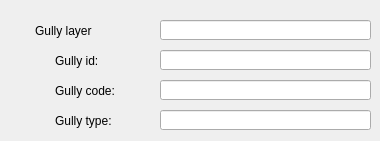
       <widget class="QWidget" name="tab_14">
        <attribute name="title">
         <string>Gully</string>
        </attribute>
        <widget class="QLineEdit" name="gully_id">
         <property name="geometry">
          <rect>
           <x>160</x>
           <y>50</y>
           <width>211</width>
           <height>20</height>
          </rect>
         </property>
         <property name="text">
          <string/>
         </property>
        </widget>
        <widget class="QLineEdit" name="gully_type">
         <property name="geometry">
          <rect>
           <x>160</x>
           <y>110</y>
           <width>211</width>
           <height>20</height>
          </rect>
         </property>
         <property name="text">
          <string/>
         </property>
        </widget>
        <widget class="QLabel" name="label_gully_code">
         <property name="geometry">
          <rect>
           <x>55</x>
           <y>80</y>
           <width>151</width>
           <height>22</height>
          </rect>
         </property>
         <property name="font">
          <font>
           <pointsize>9</pointsize>
          </font>
         </property>
         <property name="frameShape">
          <enum>QFrame::NoFrame</enum>
         </property>
         <property name="frameShadow">
          <enum>QFrame::Plain</enum>
         </property>
         <property name="text">
          <string>Gully code:</string>
         </property>
         <property name="textFormat">
          <enum>Qt::AutoText</enum>
         </property>
         <property name="scaledContents">
          <bool>false</bool>
         </property>
         <property name="alignment">
          <set>Qt::AlignLeading|Qt::AlignLeft|Qt::AlignVCenter</set>
         </property>
         <property name="margin">
          <number>3</number>
         </property>
        </widget>
        <widget class="QLabel" name="label_gully_type">
         <property name="geometry">
          <rect>
           <x>55</x>
           <y>110</y>
           <width>151</width>
           <height>22</height>
          </rect>
         </property>
         <property name="font">
          <font>
           <pointsize>9</pointsize>
          </font>
         </property>
         <property name="frameShape">
          <enum>QFrame::NoFrame</enum>
         </property>
         <property name="frameShadow">
          <enum>QFrame::Plain</enum>
         </property>
         <property name="text">
          <string>Gully type:</string>
         </property>
         <property name="textFormat">
          <enum>Qt::AutoText</enum>
         </property>
         <property name="scaledContents">
          <bool>false</bool>
         </property>
         <property name="alignment">
          <set>Qt::AlignLeading|Qt::AlignLeft|Qt::AlignVCenter</set>
         </property>
         <property name="margin">
          <number>3</number>
         </property>
        </widget>
        <widget class="QLabel" name="label_gully_layer">
         <property name="geometry">
          <rect>
           <x>35</x>
           <y>20</y>
           <width>171</width>
           <height>22</height>
          </rect>
         </property>
         <property name="font">
          <font>
           <pointsize>9</pointsize>
          </font>
         </property>
         <property name="frameShape">
          <enum>QFrame::NoFrame</enum>
         </property>
         <property name="frameShadow">
          <enum>QFrame::Plain</enum>
         </property>
         <property name="text">
          <string>Gully layer</string>
         </property>
         <property name="textFormat">
          <enum>Qt::AutoText</enum>
         </property>
         <property name="scaledContents">
          <bool>false</bool>
         </property>
         <property name="alignment">
          <set>Qt::AlignLeading|Qt::AlignLeft|Qt::AlignVCenter</set>
         </property>
         <property name="margin">
          <number>3</number>
         </property>
        </widget>
        <widget class="QLineEdit" name="gully_layer">
         <property name="geometry">
          <rect>
           <x>160</x>
           <y>20</y>
           <width>211</width>
           <height>20</height>
          </rect>
         </property>
         <property name="text">
          <string/>
         </property>
        </widget>
        <widget class="QLineEdit" name="gully_code">
         <property name="geometry">
          <rect>
           <x>160</x>
           <y>80</y>
           <width>211</width>
           <height>20</height>
          </rect>
         </property>
         <property name="text">
          <string/>
         </property>
        </widget>
        <widget class="QLabel" name="label_gully_id">
         <property name="geometry">
          <rect>
           <x>55</x>
           <y>50</y>
           <width>151</width>
           <height>22</height>
          </rect>
         </property>
         <property name="font">
          <font>
           <pointsize>9</pointsize>
          </font>
         </property>
         <property name="frameShape">
          <enum>QFrame::NoFrame</enum>
         </property>
         <property name="frameShadow">
          <enum>QFrame::Plain</enum>
         </property>
         <property name="text">
          <string>Gully id:</string>
         </property>
         <property name="textFormat">
          <enum>Qt::AutoText</enum>
         </property>
         <property name="scaledContents">
          <bool>false</bool>
         </property>
         <property name="alignment">
          <set>Qt::AlignLeading|Qt::AlignLeft|Qt::AlignVCenter</set>
         </property>
         <property name="margin">
          <number>3</number>
         </property>
        </widget>
       </widget>
